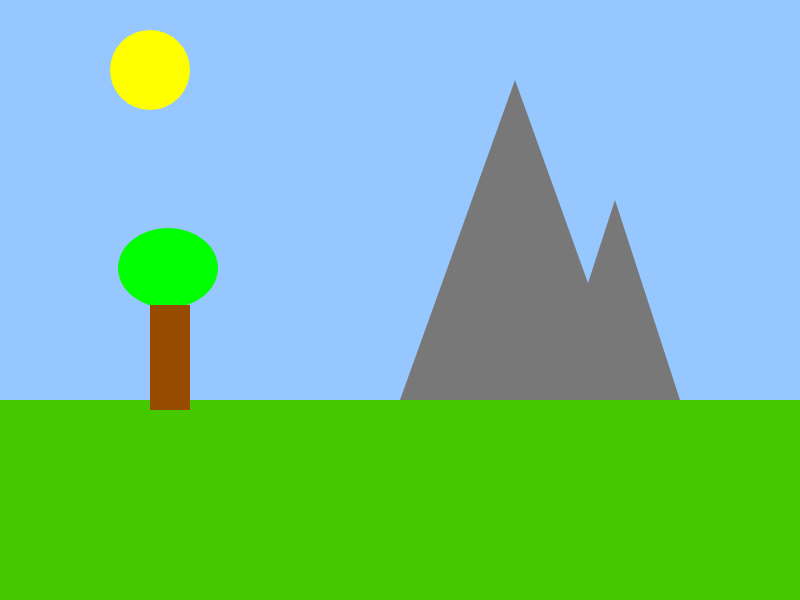
Frame 1 (no input)
Frame 60 (no input): identical to frame 1, image omitted
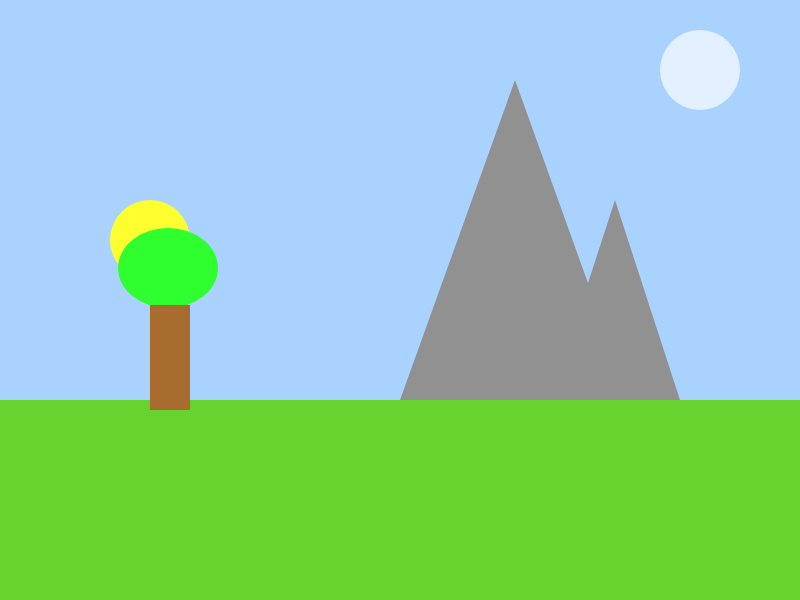
Frame 120 (the mouse pressed at the canvas centre since frame 60)

The p5.js sketch that drew these frames (run headless with seeded random() and noise() and a simulated clock; from frame 60 on, the mouse is pressed at the canvas centre):

// p5.js sketch
// ── sketch.js
var groundHeight;
var mountain1;
var mountain2;

var tree;

var moon;
var sun;
var darkness;

function setup()
{
	createCanvas(800, 600);
	//set the groundHeight proportional to the canvas size
	groundHeight = (height / 3) * 2;

	//initalise the mountain objects with properties to help draw them to the canvas
	mountain1 = {
		x: 400,
		y: groundHeight,
		height: 320,
		width: 230
	};
	mountain2 = {
		x: 550,
		y: groundHeight,
		height: 200,
		width: 130
	};

	//initalise the tree object
	tree = {
		x: 150,
		y: groundHeight + 20,
		trunkWidth: 40,
		trunkHeight: 150,
		canopyWidth: 120,
		canopyHeight: 100
	};

    //initalise the sun 
	sun = {
		x: 150,
		y: 70,
		diameter: 80,
	};
    
    //TASK: intialise a moon object with an extra property for brightness
    moon={
        x:700,
        y:70,
        diameter:80,
        brightness:0
    };


	//set the initial darkness
	darkness = 0;
}



function draw()
{
	//TASK: update the values for the moons brightness, the sun's position and the darkness.
	//You can either map this to the mouse's location (i.e. the futher left the mouse is the more daylight) or you can just change the values gradually over time.


	//draw the sky
	background(150, 200, 255);
	noStroke();

	//draw the sun
	fill(255, 255, 0);
	ellipse(sun.x, sun.y+mouseX*0.425, sun.diameter);
    
    //TASK: you'll need to draw the moon too. Make sure you use brightness to adjust the colour
    moon.brightness=mouseX*0.41875;
    fill(255,255,255,moon.brightness);
    ellipse(moon.x, moon.y, moon.diameter,moon.diameter);

	//draw the ground and make it green
	fill(70, 200, 0);
	rect(0, groundHeight, width, height - groundHeight);

	//draw the mountains
	fill(120);
	triangle(mountain1.x, mountain1.y,
		mountain1.x + mountain1.width, mountain1.y,
		mountain1.x + (mountain1.width / 2), mountain1.y - mountain1.height);

	triangle(mountain2.x, mountain2.y,
		mountain2.x + mountain2.width, mountain2.y,
		mountain2.x + (mountain2.width / 2), mountain2.y - mountain2.height);
    
    //TASK: You can draw the tree yourself
    fill(0,255,0);
    ellipse(168,268,100,80);
    fill(150,75,0);
    rect(150,305,40,105);
    

	//TASK: make the scene dark by drawing a rectangle that covers the whole canvas.
	//Use the alpha value of fill to determine how dark to make it
    darkness=mouseX*0.11875;
    fill(255,255,255,darkness);
    rect(0,0,width,height);



}
